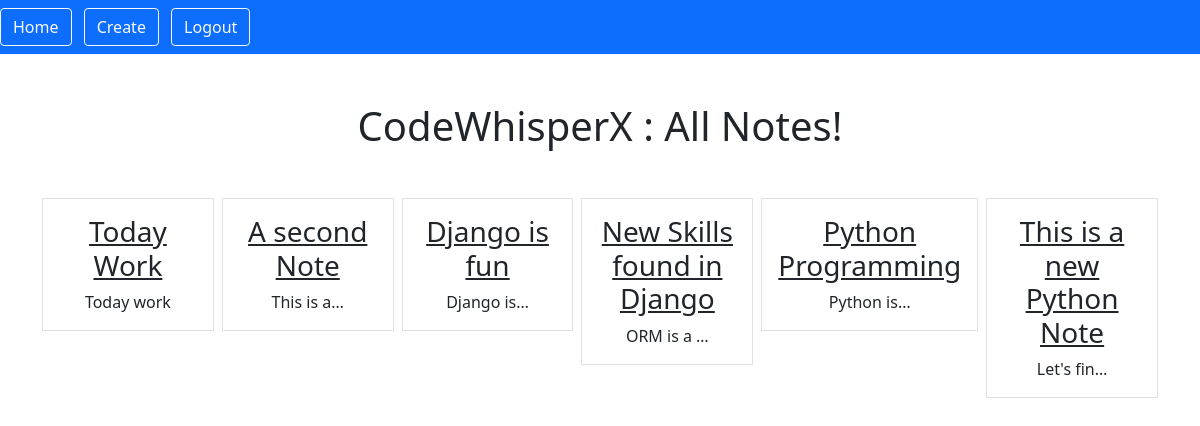
/smart/notes (signed in), run on an earlier commit of the app's database.
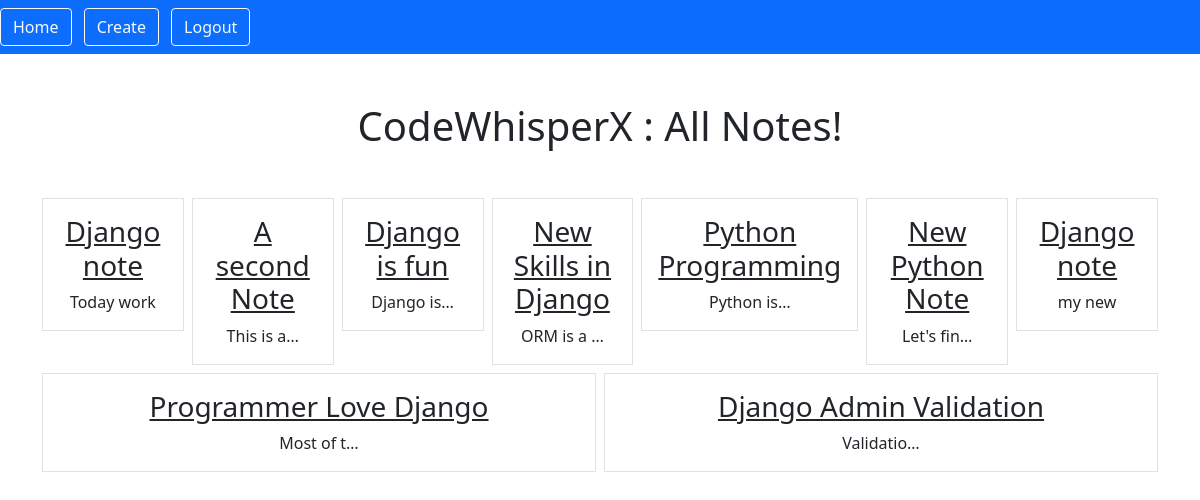
And on a later commit of the database.
### notes/models.py (models this page shows)
class Notes(models.Model):
    title = models.CharField(max_length = 200)
    text = models.TextField()
    created = models.DateTimeField(auto_now_add = True)
    user = models.ForeignKey(User, on_delete=models.CASCADE, related_name="notes")

### notes/views.py (the view)
# urls.py: path('notes', views.NoteListView.as_view(), name="notes.list"),
class NoteListView(LoginRequiredMixin, ListView):
    model = Notes
    context_object_name = "notes"
    template_name = "notes/notes_list.html"
    login_url = "/admin"
    def get_queryset(self):
        return self.request.user.notes.all()

### notes/templates/notes/notes_list.html (shortened to what this page needs)
{% extends "base.html" %}
{% block content %}
<h1 class = "my-5"> CodeWhisperX : All Notes! </h1>
        <div class="row row-cols3 g-2">
            {% for note in notes %}
            <div class="col">
                <div class="p-3 border">
                    <a href="{% url 'notes.detail' pk=note.id %}" class="text-dark text-decoration-non">
                    <h3>{{note.title}}</h3>
                    </a>
                    {{note.text|truncatechars:10}}
                </div>
            </div>
            {% endfor %}
        </div>
{% endblock %}

What changed in the data, as far as the page shows it:
changed Notes "Today work": title "Today Work" → "Django note"
changed Notes "ORM is a …": title "New Skills found in Django" → "New Skills in Django"
changed Notes "Let's fin…": title "This is a new Python Note" → "New Python Note"
added Notes: title "Django note", text "my new"
added Notes: title "Programmer Love Django", text "Most of t…"
added Notes: title "Django Admin Validation", text "Validatio…"
